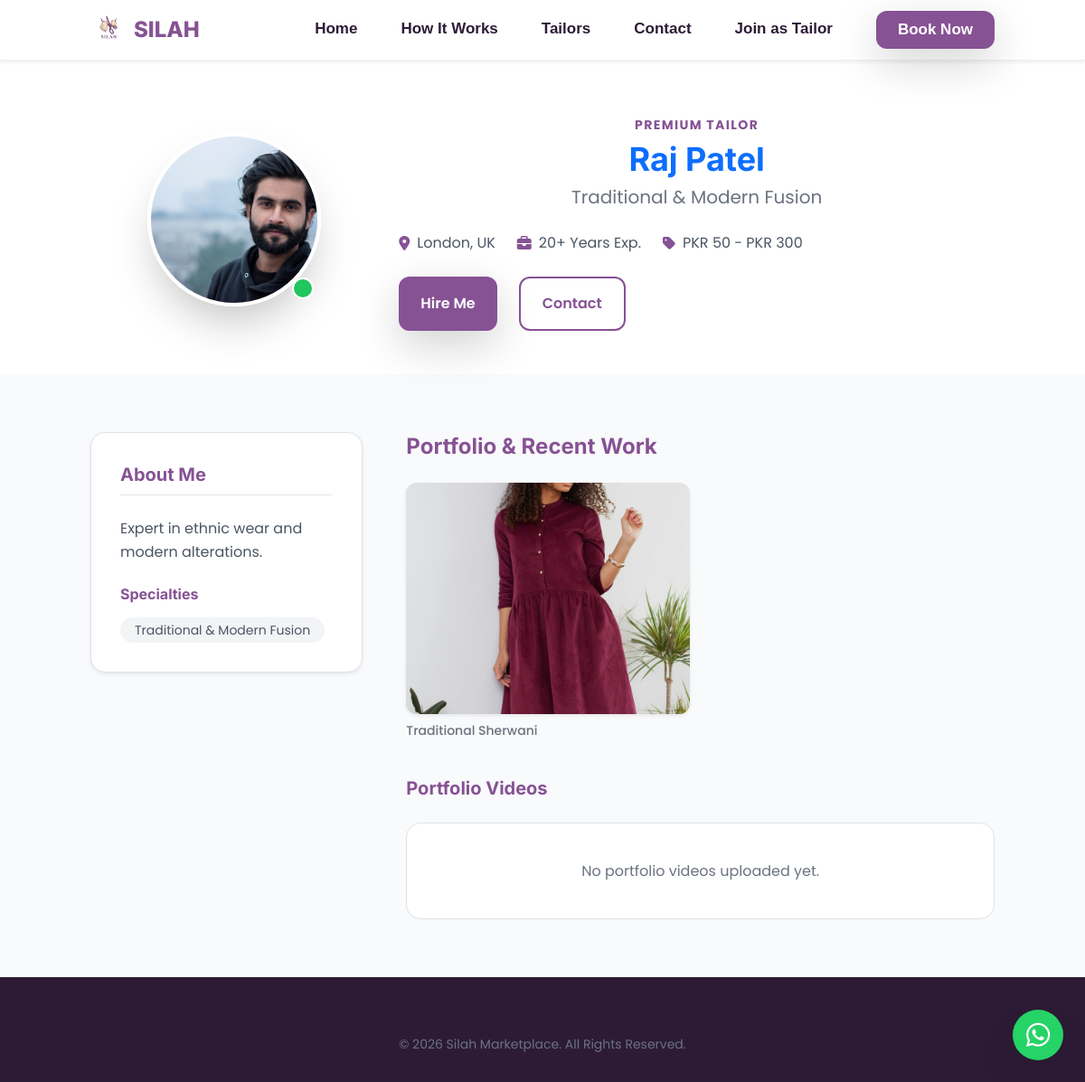
Page /tailor_profile.php?id=3 on the committed database.
### tables this page shows
CREATE TABLE IF NOT EXISTS tailors (
    id INT AUTO_INCREMENT PRIMARY KEY,
    name VARCHAR(100) NOT NULL,
    username VARCHAR(50) UNIQUE,
    tagline VARCHAR(255),
    description TEXT,
    location VARCHAR(100),
    address TEXT,
    skills TEXT,
    instagram_link VARCHAR(255),
    profile_image VARCHAR(255),
    phone VARCHAR(20),
    email VARCHAR(100),
    password VARCHAR(255),
    password_reset_required TINYINT(1) NOT NULL DEFAULT 0,
    is_active TINYINT(1) NOT NULL DEFAULT 1,
    profile_completed TINYINT(1) NOT NULL DEFAULT 0,
    price_range_min DECIMAL(10,2),
    price_range_max DECIMAL(10,2),
    experience_years INT DEFAULT 0,
    created_at TIMESTAMP DEFAULT CURRENT_TIMESTAMP
);

CREATE TABLE IF NOT EXISTS portfolio_images (
    id INT AUTO_INCREMENT PRIMARY KEY,
    tailor_id INT,
    image_url VARCHAR(255) NOT NULL,
    description VARCHAR(255),
    FOREIGN KEY (tailor_id) REFERENCES tailors(id) ON DELETE CASCADE
);

### tailor_profile.php (the view, shortened to what this page needs)
<?php
require_once 'includes/db_connect.php';
$tailor_id = isset($_GET['id']) ? (int)$_GET['id'] : 0;
$tailor = null;
$portfolio = [];
$portfolio_videos = [];
if ($tailor_id && $pdo) {
    try {
        $stmt = $pdo->prepare("SELECT * FROM tailors WHERE id = ?");
        $stmt->execute([$tailor_id]);
        $tailor = $stmt->fetch(PDO::FETCH_ASSOC);
        if ($tailor) {
            $pdo->exec(
                "CREATE TABLE IF NOT EXISTS portfolio_images (
                    id INT AUTO_INCREMENT PRIMARY KEY,
                    tailor_id INT,
                    image_url VARCHAR(255) NOT NULL,
                    description VARCHAR(255),
                    FOREIGN KEY (tailor_id) REFERENCES tailors(id) ON DELETE CASCADE
                ) ENGINE=InnoDB DEFAULT CHARSET=utf8mb4"
            );
            $pdo->exec(
                "CREATE TABLE IF NOT EXISTS portfolio_videos (
                    id INT AUTO_INCREMENT PRIMARY KEY,
                    tailor_id INT,
                    video_url VARCHAR(255) NOT NULL,
                    description VARCHAR(255),
                    FOREIGN KEY (tailor_id) REFERENCES tailors(id) ON DELETE CASCADE
                ) ENGINE=InnoDB DEFAULT CHARSET=utf8mb4"
            );
            $stmt = $pdo->prepare("SELECT * FROM portfolio_images WHERE tailor_id = ?");
            $stmt->execute([$tailor_id]);
            $db_portfolio = $stmt->fetchAll(PDO::FETCH_ASSOC);
            foreach ($db_portfolio as $item) {
                $portfolio[] = [
                    'image_url' => $item['image_url'],
                    'description' => $item['description'] ?? 'Portfolio work'
                ];
            }
        }
    } catch (Exception $e) {
    }
}
?>
<!DOCTYPE html>
<html lang="en">
<head>
    <link href="https://unpkg.com/aos@2.3.1/dist/aos.css" rel="stylesheet">
    <link href="https://cdn.jsdelivr.net/npm/bootstrap@5.3.0/dist/css/bootstrap.min.css" rel="stylesheet">
    <link rel="stylesheet" href="css/tailwind.css">
    <link rel="stylesheet" href="https://cdnjs.cloudflare.com/ajax/libs/font-awesome/6.4.0/css/all.min.css">
    <link rel="stylesheet" href="css/style.css">
    <link href="https://cdnjs.cloudflare.com/ajax/libs/lightbox2/2.11.3/css/lightbox.min.css" rel="stylesheet">
</head>
<body class="bg-gray-50 text-gray-800">
    <nav class="navbar fixed-top navbar-expand-lg navbar-light bg-white shadow-sm py-2 z-50">
        <div class="container">
            <a class="navbar-brand flex items-center gap-2" href="index.php">
                <img src="images/logo1.png" alt="Silah Logo" class="w-10 h-10 object-contain mix-blend-multiply">
                <span>SILAH</span>
            </a>
            <div class="collapse navbar-collapse d-lg-flex justify-content-end" id="navbarNav">
                <ul class="navbar-nav ms-auto mb-2 mb-lg-0 align-items-center gap-3">
                    <li class="nav-item"><a class="nav-link text-dark fw-medium" href="index.php#home">Home</a></li>
                    <li class="nav-item"><a class="nav-link text-dark fw-medium" href="index.php#how-it-works">How It Works</a></li>
                    <li class="nav-item"><a class="nav-link text-dark fw-medium" href="index.php#tailors">Tailors</a></li>
                    <li class="nav-item"><a class="nav-link text-dark fw-medium" href="index.php#contact">Contact</a></li>
                    <li class="nav-item">
                        <a href="join_tailor.php" class="nav-link text-dark fw-medium">Join as Tailor</a>
                    </li>
                    <li class="nav-item ms-lg-3">
                        <a href="place_order.php#order" class="btn btn-accent text-white px-6 py-2 rounded-full shadow-lg d-inline-block">Book Now</a>
                    </li>
                </ul>
            </div>
        </div>
    </nav>
    <section class="pt-32 pb-12 bg-white">
        <div class="container">
            <div class="row align-items-center">
                <div class="col-md-4 text-center md:text-start">
                    <div class="relative inline-block">
                        <img src="<?= htmlspecialchars($tailor['profile_image']) ?>" class="w-48 h-48 rounded-full object-cover border-4 border-white shadow-2xl">
                        <div class="absolute bottom-2 right-2 bg-green-500 w-6 h-6 rounded-full border-2 border-white"></div>
                    </div>
                </div>
                <div class="col-md-8 mt-6 md:mt-0 text-center md:text-start">
                    <span class="text-accent font-bold tracking-widest uppercase text-sm mb-2 block">Premium Tailor</span>
                    <h1 class="text-4xl font-display font-bold text-primary mb-2"><?= htmlspecialchars($tailor['name']) ?></h1>
                    <p class="text-xl text-gray-500 mb-4"><?= htmlspecialchars($tailor['tagline']) ?></p>
                    <div class="flex flex-wrap justify-center md:justify-start gap-6 text-gray-600 mb-6">
                        <span class="flex items-center"><i class="fas fa-map-marker-alt text-accent mr-2"></i> <?= htmlspecialchars((string)$tailor['location']) ?></span>
                        <span class="flex items-center"><i class="fas fa-briefcase text-accent mr-2"></i> <?= htmlspecialchars((string)$tailor['experience_years']) ?>+ Years Exp.</span>
                        <span class="flex items-center">
                            <i class="fas fa-tag text-accent mr-2"></i>
                            <?php
                                $min = isset($tailor['price_range_min']) && $tailor['price_range_min'] !== '' ? (float)$tailor['price_range_min'] : 0;
                                $max = isset($tailor['price_range_max']) && $tailor['price_range_max'] !== null && $tailor['price_range_max'] !== '' ? (float)$tailor['price_range_max'] : null;
                            ?>
                            <?php if ($max !== null && $max > 0): ?>
                                PKR <?= number_format($min) ?> - PKR <?= number_format($max) ?>
                            <?php else: ?>
                                Starting from PKR <?= number_format($min) ?>
                            <?php endif; ?>
                        </span>
                    </div>
                    <div class="flex flex-wrap justify-center md:justify-start gap-4">
                        <button type="button" class="btn btn-primary px-8 py-3 rounded-full shadow-lg hover:shadow-xl transition-all" data-bs-toggle="modal" data-bs-target="#hireModal">
                            Hire Me
                        </button>
                        <button type="button" class="btn btn-outline px-6 py-3 rounded-full" data-bs-toggle="modal" data-bs-target="#contactModal">
                            Contact
                        </button>
                    </div>
                </div>
            </div>
        </div>
    </section>
    <section class="py-16">
        <div class="container">
            <div class="row g-5">
                <div class="col-lg-4">
                    <div class="bg-white p-8 rounded-2xl shadow-sm border border-gray-100 mb-8 sticky top-32">
                        <h3 class="text-xl font-bold mb-4 border-b pb-2">About Me</h3>
                        <p class="text-gray-600 leading-relaxed mb-6">
                            <?= nl2br(htmlspecialchars($tailor['description'])) ?>
                        </p>
                        <h4 class="font-bold mb-3 mt-6">Specialties</h4>
                        <div class="flex flex-wrap gap-2">
                            <?php
                                $skillsRaw = isset($tailor['skills']) ? (string)$tailor['skills'] : '';
                                $skillsList = array_values(array_filter(array_map('trim', preg_split('/,|\n/', $skillsRaw))));
                                if (empty($skillsList) && isset($tailor['tagline']) && $tailor['tagline']) {
                                    $skillsList = [(string)$tailor['tagline']];
                                }
                                $skillsList = array_slice($skillsList, 0, 10);
                            ?>
                            <?php foreach ($skillsList as $skill): ?>
                                <span class="bg-gray-100 text-gray-600 px-3 py-1 rounded-full text-sm"><?= htmlspecialchars($skill) ?></span>
                            <?php endforeach; ?>
                        </div>
                    </div>
                </div>
                <div class="col-lg-8">
                    <h3 class="text-2xl font-bold mb-6">Portfolio & Recent Work</h3>
                    <?php if (empty($portfolio)): ?>
                        <div class="text-center py-10 bg-white rounded-2xl border border-dashed border-gray-300">
                            <p class="text-gray-500">No portfolio images uploaded yet.</p>
                        </div>
                    <?php else: ?>
                        <div class="row g-4">
                            <?php foreach ($portfolio as $item): ?>
                            <div class="col-md-6">
                                <a href="<?= htmlspecialchars($item['image_url']) ?>" data-lightbox="portfolio" data-title="<?= htmlspecialchars($item['description']) ?>" class="block group relative overflow-hidden rounded-xl shadow-sm hover:shadow-lg transition-all">
                                    <div class="aspect-w-4 aspect-h-3 h-64">
                                    </div>
                                    <div class="absolute inset-0 bg-black/0 group-hover:bg-black/30 transition-colors flex items-center justify-center">
                                    </div>
                                </a>
                                <p class="mt-2 text-sm text-gray-500 font-medium"><?= htmlspecialchars($item['description']) ?></p>
                            </div>
                            <?php endforeach; ?>
                        </div>
                    <?php endif; ?>
                    <div class="mt-10">
                        <h4 class="text-xl font-bold mb-4">Portfolio Videos</h4>
                        <?php if (empty($portfolio_videos)): ?>
                            <div class="text-center py-10 bg-white rounded-2xl border border-dashed border-gray-300">
                                <p class="text-gray-500">No portfolio videos uploaded yet.</p>
                            </div>
                        <?php endif; ?>
                    </div>
                </div>
            </div>
        </div>
    </section>
    <footer class="footer-dark mt-auto">
        <div class="container text-center text-sm text-gray-500">
            <p>&copy; 2026 Silah Marketplace. All Rights Reserved.</p>
        </div>
    </footer>
    <a href="https://wa.me/923367326095" target="_blank" class="fixed bottom-6 right-6 bg-[#25D366] text-white w-14 h-14 rounded-full shadow-2xl flex items-center justify-center hover:scale-110 transition-transform z-50 group">
        <i class="fab fa-whatsapp text-3xl"></i>
    </a>
</body>
</html>

### css/style.css (style rules this page uses)
:root { --color-bg: #FFF3E1; --color-surface: #FFFFFF; --color-primary: #865294; --color-accent: #865294; --color-accent-light: #F3E8FF; --color-text: #2D1B36; --color-text-muted: #6B7280; --shadow-sm: 0 1px 2px 0 rgba(134, 82, 148, 0.05); --shadow-md: 0 4px 6px -1px rgba(134, 82, 148, 0.1), 0 2px 4px -1px rgba(134, 82, 148, 0.06); --shadow-lg: 0 10px 15px -3px rgba(134, 82, 148, 0.1), 0 4px 6px -2px rgba(134, 82, 148, 0.05); --shadow-xl: 0 20px 25px -5px rgba(134, 82, 148, 0.1), 0 10px 10px -5px rgba(134, 82, 148, 0.04); --radius-md: 12px; --radius-lg: 16px; --radius-xl: 24px; }
body { font-family: 'Poppins', sans-serif; background-color: var(--color-bg); color: var(--color-text); overflow-x: hidden; line-height: 1.6; }
h1, h2, h3, h4, h5, h6 { font-family: 'Inter', sans-serif; color: var(--color-primary); font-weight: 700; }
.nav-item a { font-family: 'Rajdhani', sans-serif !important; font-size: 17px; font-weight: 700 !important; }
.text-accent { color: var(--color-accent); }
.btn-primary { background-color: var(--color-primary); color: #fff; padding: 0.75rem 1.5rem; border-radius: var(--radius-md); font-weight: 600; transition: all 0.3s ease; border: none; }
.btn-accent { background-color: var(--color-primary); color: #fff; padding: 0.75rem 1.5rem; border-radius: var(--radius-md); font-weight: 600; transition: all 0.3s ease; border: none; }
.btn-outline { background-color: transparent; border: 2px solid var(--color-primary); color: var(--color-primary); padding: 0.75rem 1.5rem; border-radius: var(--radius-md); font-weight: 600; transition: all 0.3s ease; }
.navbar { background: rgba(255, 255, 255, 0.9); backdrop-filter: blur(10px); border-bottom: 1px solid rgba(134, 82, 148, 0.1); padding: 1rem 0; }
.navbar-brand { font-family: 'Inter', sans-serif; font-weight: 800; font-size: 1.5rem; color: var(--color-primary) !important; }
.navbar-nav { display: flex; flex-direction: column; }
@media (min-width: 992px) { .navbar-nav { flex-direction: row; align-items: center; } }
.nav-link { color: var(--color-text) !important; font-weight: 500; transition: all 0.3s ease; padding: 0.5rem 1rem !important; }
@media (min-width: 992px) { .nav-link { border-bottom: 2px solid transparent; } }
.navbar-collapse { visibility: visible !important; }
@media (min-width: 992px) { .navbar-collapse { display: flex !important; flex-basis: auto; } }
.footer-dark { background-color: #2D1B36; color: #E5E7EB; padding: 4rem 0 2rem; }

### rows in the picture
tailors: profile_image (picture), name "Raj Patel", tagline "Traditional & Modern Fusion", location "London, UK", experience_years "20", price_range_min "50", price_range_max "300", description "Expert in ethnic wear and modern alterations."
portfolio_images: description "Traditional Sherwani"
